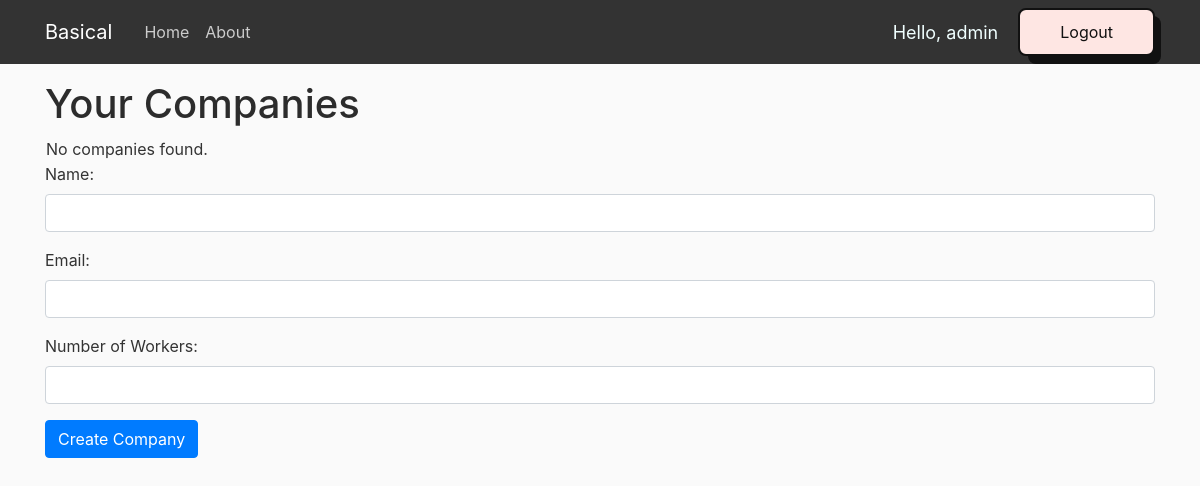
Before: / (signed in) with the older database file.
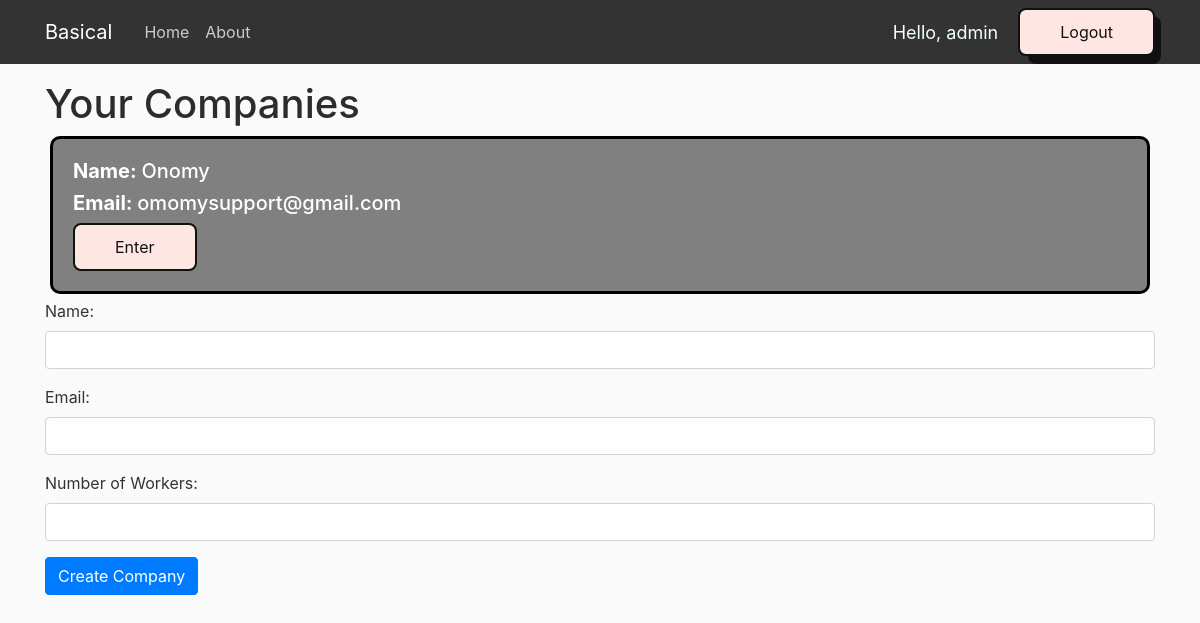
After: the same page with the newer database file.
### web/models.py (models this page shows, shortened)
class Company(models.Model):
    name = models.CharField(max_length=256)
    email_com = models.EmailField(max_length=255, unique=True, default='defaultEmail')
    num_workers = models.IntegerField(default=0)
    departments = models.ManyToManyField(Department)
    admin = models.ForeignKey(User, on_delete=models.CASCADE, related_name="created_companies", default=User.objects.first().pk)
    workers = models.ManyToManyField(User, related_name="companies")

### web/views.py (the view)
# urls.py: path('',views.home, name='web-home'),
@login_required(login_url='login')
def home(request):
    companies = Company.objects.filter(workers=request.user)
    return render(request, 'web/home.html',  {'companies': companies}) #

### web/templates/web/home.html (shortened to what this page needs)
{% load static %}
<!DOCTYPE html>
<html>
    <head>
        <link rel="stylesheet" href="https://cdn.jsdelivr.net/npm/bootstrap@4.0.0/dist/css/bootstrap.min.css">
        <link rel="stylesheet" type="text/css" href="{% static 'web/home_css.css' %}">
    </head>
    <body>
        <header class="site-header">
            <nav class="navbar navbar-expand-md navbar-dark bg-steel fixed-top">
                <div class="container">
                    <a class="navbar-brand mr-4" href="/">Basical</a>
                    <div class="collapse navbar-collapse" id="navbarToggle">
                        <div class="navbar-nav mr-auto">
                            <a class="nav-item nav-link" href="/">Home</a>
                            <a class="nav-item nav-link" href="/about">About</a>
                        </div>
                        <div class="navbar-nav">
                            <span class="hello-msg">Hello, {{request.user}}</span>
                            <a href="/logout">
                                <button class="button-56" role="button">Logout</button>
                            </a>
                        </div>
                    </div>
                </div>
            </nav>
        </header>
        <div class="container">
            <h1>Your Companies</h1>
            <table>
                <tbody>
                    {% for company in companies %}
                        <tr>
                            <div style="width: 200;
                            height: 200;
                            background-color:grey;
                            border-radius: 10px;
                            border-color: black;
                            border-style: solid;
                            border-width: 3px;
                            margin: 5px;
                            padding: 20px;">
                                <h5 style="color: white;"><b>Name: </b>{{ company.name }}</h5>
                                <h5 style="color: white;"><b>Email: </b> {{ company.email_com }}</h5>
                                <a href="{% url 'company_detail' company.id %}">
                                    <button class="button-56" role="button">Enter</button>
                                </a>
                            </div>
                        </tr>
                    {% empty %}
                        <tr>
                            <td colspan="3">No companies found.</td>
                        </tr>
                    {% endfor %}
                </tbody>
            </table>
            <form method="POST" action="{% url 'create_company' %}">
                <div class="form-group">
                    <label for="name">Name:</label>
                    <input type="text" class="form-control" id="name" name="name" required>
                </div>
                <div class="form-group">
                    <label for="email_com">Email:</label>
                    <input type="email" class="form-control" name="email_com" required>
                </div>
                <div class="form-group">
                    <label for="num_workers">Number of Workers:</label>
                    <input type="number" class="form-control" id="num_workers" name="num_workers" min="0" required>
                </div>
                <button type="submit" class="btn btn-primary">Create Company</button>
            </form>
        </div>
    </body>
</html>

Changed rows visible on the page:
added Company: name "Onomy", email_com "omomysupport@gmail.com"
Other visible differences:
text no longer shown: "No companies found."
